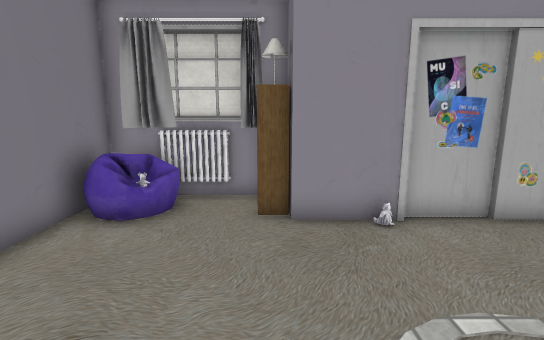
view 1 (above)

12 first-person views from a walk through a Unity game level. The camera is 1.2 m above the floor, tilts 10° down and sees 85° across. The floor is counted in squares, 0.5 m on a side. Each view is taken from the middle of a square. On the plan, view 1 faces up. The plan holds only what a view shows up to about 19 squares ahead; the rest is blank. The player character is not drawn. Some surface patterns are stand-ins.

view 2
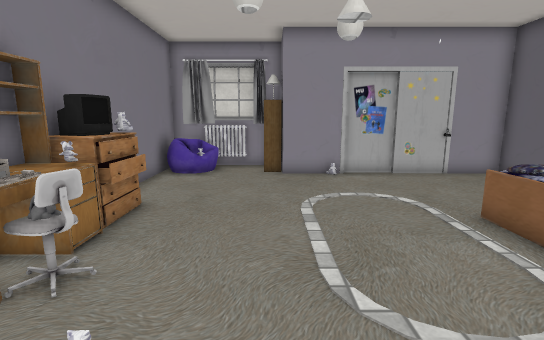

view 3
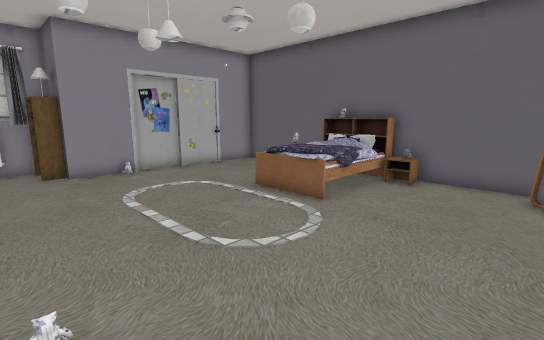

view 4
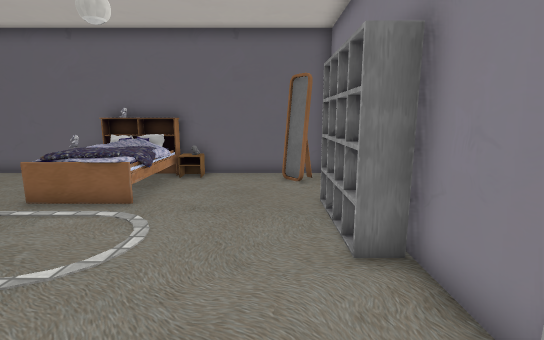

view 5
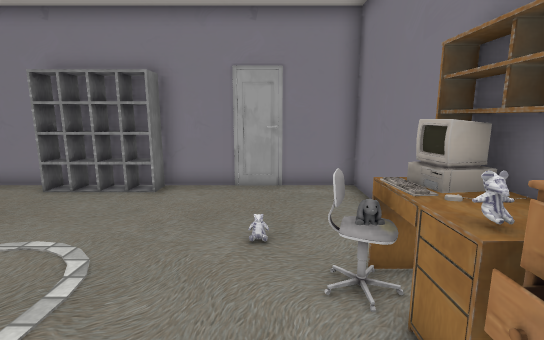

view 6
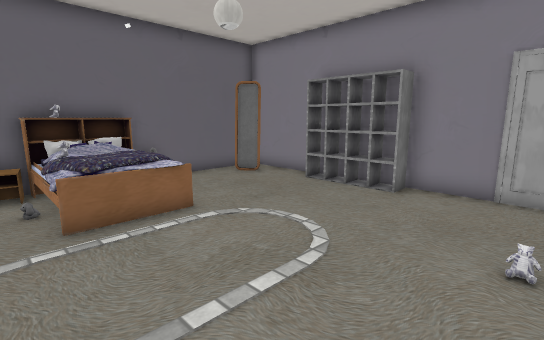

view 7
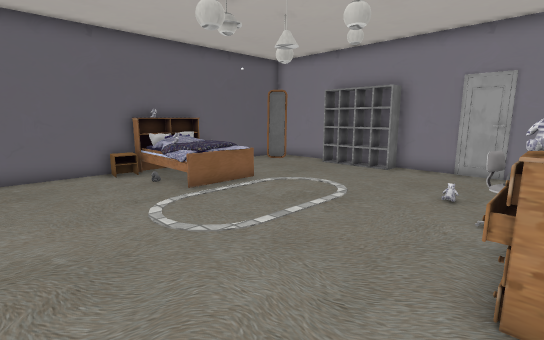

view 8
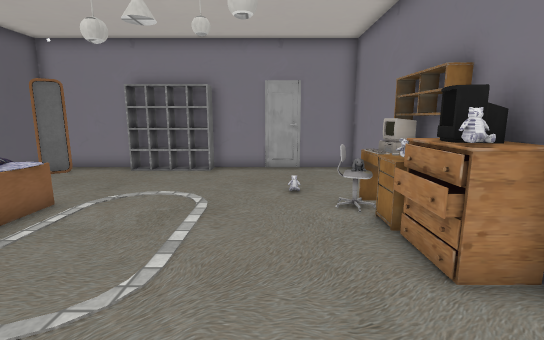

view 9
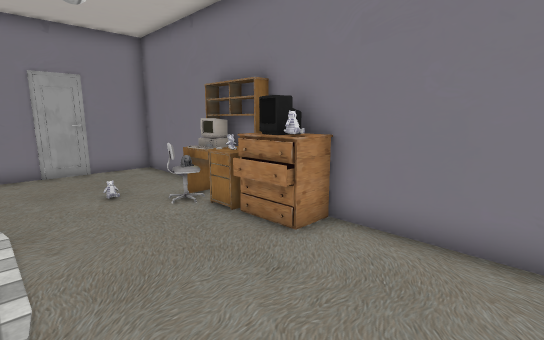

view 10
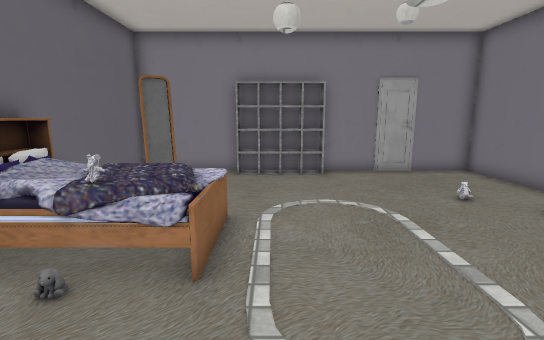

view 11
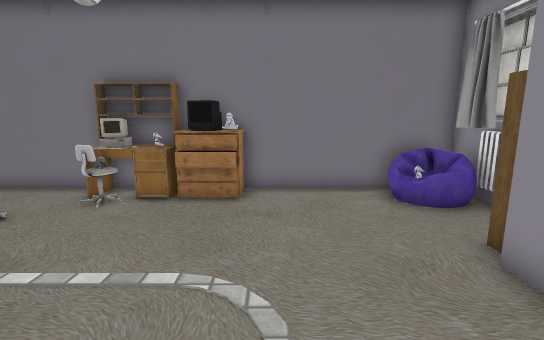

view 12
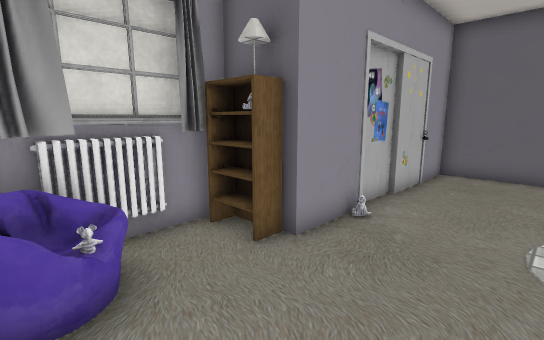

### Floor plan
Ten units are one square. View 1 is at (0, 0); x grows to the right and y downward. Boxes are objects, and circles mark ways between rooms. Rooms are numbered by the first view taken in them; rooms with no view inside come last. Other rooms are left out.
<svg viewBox="-55 -100 159 190">
<path fill="none" stroke="#000" d="M30 -68 5 -68 5 -91 -6 -91M-45 -2 -45 25M-50 1 -36 1M99 59 99 -68 76 -68M-35 -91 -50 -91 -50 84 79 84M-36 1 -36 15M-36 -6 -36 -2M-40 11 -49 11M-40 24 -35 24M-46 -3 -34 -3M-50 -20 -36 -20 -36 -15M-15 -88 -22 -90M-15 -89 -25 -89M-15 -90 -26 -86M79 84 99 84 99 59"/>
<rect x="-45" y="-15" width="10" height="10" fill="#bbb"><title>other object</title></rect>
<rect x="-45" y="-95" width="20" height="30" fill="#bbb"><title>other object</title></rect>
<rect x="-35" y="15" width="10" height="10" fill="#bbb"><title>other object</title></rect>
<rect x="-25" y="15" width="10" height="10" fill="#bbb"><title>other object</title></rect>
<rect x="-15" y="-95" width="10" height="10" fill="#bbb"><title>other object</title></rect>
<rect x="-5" y="-85" width="10" height="20" fill="#bbb"><title>other object</title></rect>
<rect x="15" y="65" width="40" height="20" fill="#bbb"><title>other object</title></rect>
<rect x="35" y="-75" width="40" height="10" fill="#bbb"><title>other object</title></rect>
<rect x="45" y="-15" width="50" height="40" fill="#bbb"><title>other object</title></rect>
<rect x="85" y="25" width="10" height="10" fill="#bbb"><title>other object</title></rect>
<rect x="85" y="65" width="10" height="10" fill="#bbb"><title>other object</title></rect>
<text x="30" y="0">1</text>
<text x="90" y="70">2</text>
</svg>

Where each view was taken, in squares from view 1:
view 1: 0 up, 0 right, facing up
view 2: 6 down, 0 right, facing up
view 3: 7 down, 2 left, facing up-right
view 4: 6 down, 3 left, facing right
view 5: 2 up, 2 left, facing down
view 6: 2 up, 2 left, facing down-right
view 7: 6 up, 4 left, facing down-right
view 8: 6 up, 1 left, facing down
view 9: 6 up, 1 right, facing down-left
view 10: 5 up, 4 right, facing down
view 11: 3 up, 5 right, facing left
view 12: 3 up, 4 left, facing up-right
